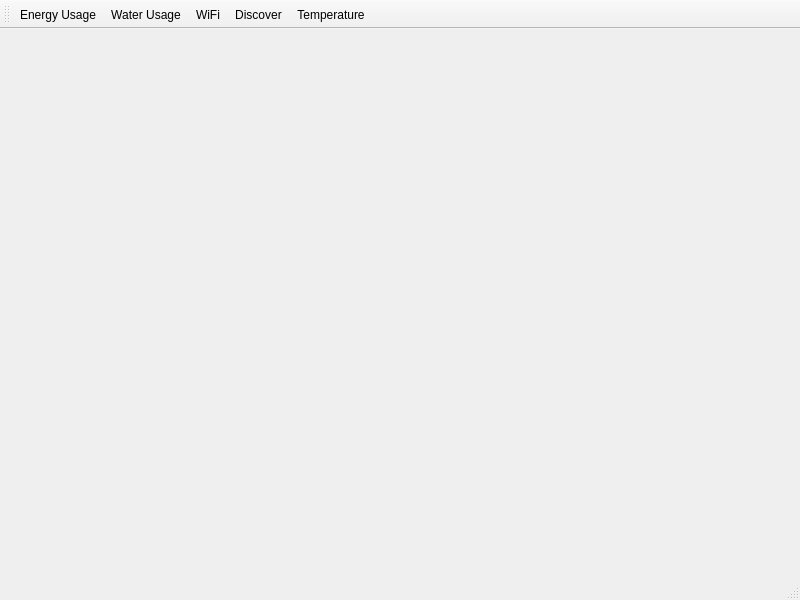
<?xml version="1.0" encoding="UTF-8"?>
<ui version="4.0">
 <class>main</class>
 <widget class="QMainWindow" name="MainWindow">
  <property name="geometry">
   <rect>
    <x>0</x>
    <y>0</y>
    <width>800</width>
    <height>600</height>
   </rect>
  </property>

  <property name="windowTitle">
   <string>UC Davis PI Web API Browser</string>
  </property>
   <property name="windowIcon">
   <iconset>
    <normaloff>:icons_utility/003-light bulb.svg</normaloff>:icons_utility/003-light bulb.svg</iconset>
  </property>

  <widget class="QWidget" name="centralwidget">
   <property name="acceptDrops">
    <bool>false</bool>
   </property>
   <layout class="QHBoxLayout" name="horizontalLayout">
      <property name="spacing">
       <number>0</number>
      </property>
      <property name="sizeConstraint">
       <enum>QLayout::SetMaximumSize</enum>
      </property>
     </layout>
     </widget>

     
  <widget class="QMenuBar" name="menubar">
   <property name="geometry">
    <rect>
     <x>0</x>
     <y>0</y>
     <width>800</width>
     <height>22</height>
    </rect>
   </property>
  </widget>
  <widget class="QToolBar" name="toolBar">
   <property name="windowTitle">
    <string>toolBar</string>
   </property>
   <attribute name="toolBarArea">
    <enum>TopToolBarArea</enum>
   </attribute>
   <attribute name="toolBarBreak">
    <bool>false</bool>
   </attribute>
   <addaction name="actionEnergy"/>
   <addaction name="actionWater"/>
   <addaction name="actionWiFi"/>
   <addaction name="actionDiscover"/>
   <addaction name="actionTemperature"/>
  </widget>
  <widget class="QStatusBar" name="statusbar"/>
  <action name="actionEnergy">
   <property name="icon">
    <iconset resource="../resources/icons_utility.qrc">
     <normaloff>:/icons/utility/003-light bulb.svg</normaloff>:/icons/utility/003-light bulb.svg</iconset>
   </property>
   <property name="text">
    <string>Energy Usage</string>
   </property>
   <property name="toolTip">
    <string>Energy Usage</string>
   </property>
  </action>
  <action name="actionWater">
   <property name="icon">
    <iconset resource="../resources/icons_utility.qrc">
     <normaloff>:/icons/utility/014-faucet.svg</normaloff>:/icons/utility/014-faucet.svg</iconset>
   </property>
   <property name="text">
    <string>Water Usage</string>
   </property>
   <property name="toolTip">
    <string>Water Usage</string>
   </property>
  </action>
  <action name="actionWiFi">
   <property name="icon">
    <iconset resource="../resources/icons_utility.qrc">
     <normaloff>:/icons/utility/009-modem.svg</normaloff>:/icons/utility/009-modem.svg</iconset>
   </property>
   <property name="text">
    <string>WiFi</string>
   </property>
   <property name="toolTip">
    <string>WiFi</string>
   </property>
  </action>
  <action name="actionFile">
   <property name="text">
    <string>File</string>
   </property>
  </action>
  <action name="actionAbout">
   <property name="text">
    <string>About</string>
   </property>
  </action>
  <action name="actionDiscover">
   <property name="icon">
    <iconset resource="../resources/icons_utility.qrc">
     <normaloff>:/icons/utility/017-house.svg</normaloff>:/icons/utility/017-house.svg</iconset>
   </property>
   <property name="text">
    <string>Discover</string>
   </property>
   <property name="toolTip">
    <string>Discover</string>
   </property>
  </action>
  <action name="actionTemperature">
   <property name="icon">
    <iconset resource="../resources/icons_utility.qrc">
     <normaloff>:/icons/utility/005-thermometer.svg</normaloff>:/icons/utility/005-thermometer.svg</iconset>
   </property>
   <property name="text">
    <string>Temperature</string>
   </property>
   <property name="toolTip">
    <string>Temperature</string>
   </property>
  </action>
 </widget>
 <resources>
  <include location="../../resources/icons_utility.qrc"/>
 </resources>
 <connections/>
</ui>
